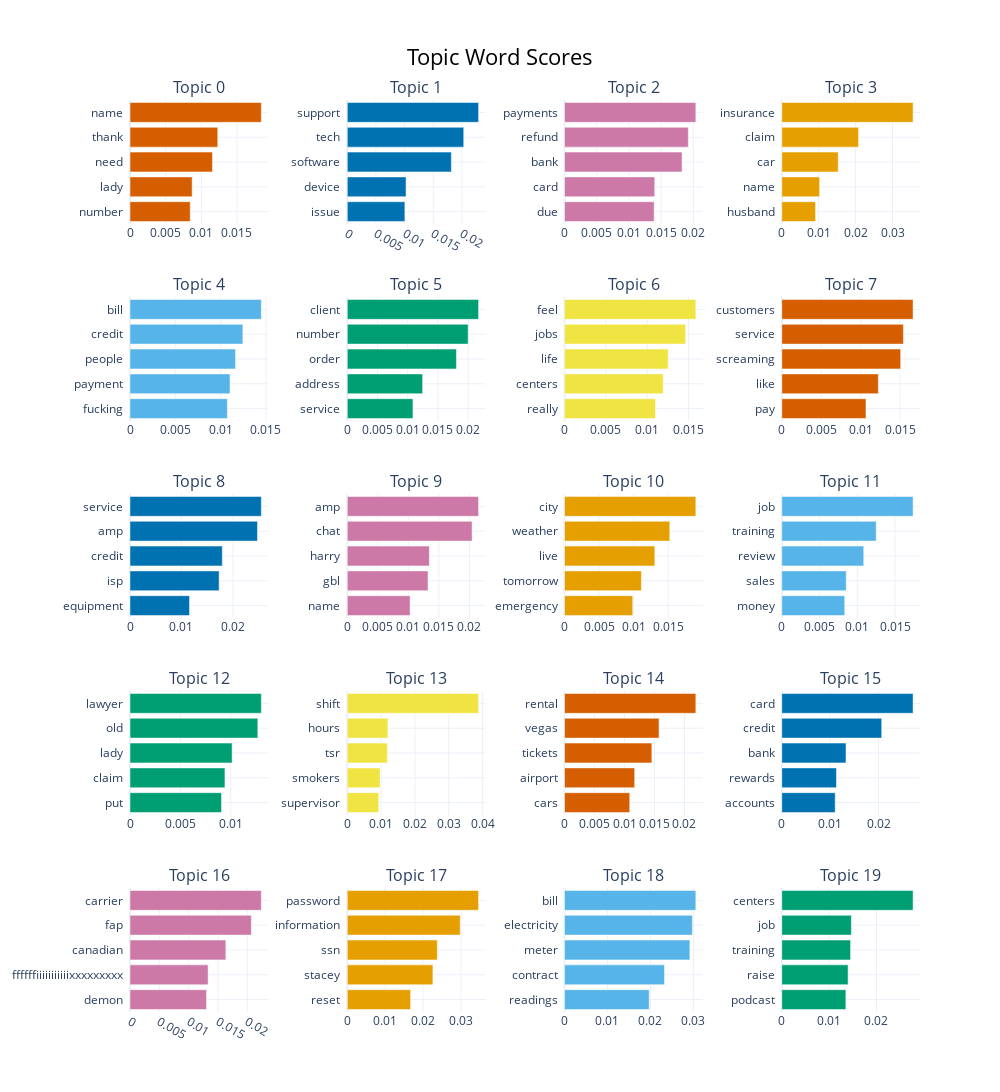

The notebook cell saved with this chart:
### Markdown cell above
#### Take a look at the top 20 topics

### Code cell
model.visualize_barchart(top_n_topics=20, n_words=5)

### Figure 1 — Plotly figure (JSON) as saved in the notebook; plotly's stock layout.template omitted (floating-point values rounded to 4 significant figures)
{"data": [{"marker": {"color": "#D55E00"}, "orientation": "h", "type": "bar", "x": [0.008444, 0.008715, 0.01157, 0.0123, 0.01841], "xaxis": "x", "y": ["number  ", "lady  ", "need  ", "thank  ", "name  "], "yaxis": "y"}, {"marker": {"color": "#0072B2"}, "orientation": "h", "type": "bar", "x": [0.01004, 0.01025, 0.01815, 0.0203, 0.02289], "xaxis": "x2", "y": ["issue  ", "device  ", "software  ", "tech  ", "support  "], "yaxis": "y2"}, {"marker": {"color": "#CC79A7"}, "orientation": "h", "type": "bar", "x": [0.01391, 0.014, 0.01825, 0.01922, 0.02038], "xaxis": "x3", "y": ["due  ", "card  ", "bank  ", "refund  ", "payments  "], "yaxis": "y3"}, {"marker": {"color": "#E69F00"}, "orientation": "h", "type": "bar", "x": [0.009157, 0.01026, 0.01529, 0.02079, 0.03557], "xaxis": "x4", "y": ["husband  ", "name  ", "car  ", "claim  ", "insurance  "], "yaxis": "y4"}, {"marker": {"color": "#56B4E9"}, "orientation": "h", "type": "bar", "x": [0.01074, 0.01104, 0.01164, 0.01245, 0.01449], "xaxis": "x5", "y": ["fucking  ", "payment  ", "people  ", "credit  ", "bill  "], "yaxis": "y5"}, {"marker": {"color": "#009E73"}, "orientation": "h", "type": "bar", "x": [0.01086, 0.01247, 0.01805, 0.01999, 0.02172], "xaxis": "x6", "y": ["service  ", "address  ", "order  ", "number  ", "client  "], "yaxis": "y6"}, {"marker": {"color": "#F0E442"}, "orientation": "h", "type": "bar", "x": [0.011, 0.01193, 0.01254, 0.01465, 0.01588], "xaxis": "x7", "y": ["really  ", "centers  ", "life  ", "jobs  ", "feel  "], "yaxis": "y7"}, {"marker": {"color": "#D55E00"}, "orientation": "h", "type": "bar", "x": [0.01067, 0.01224, 0.01507, 0.01541, 0.01664], "xaxis": "x8", "y": ["pay  ", "like  ", "screaming  ", "service  ", "customers  "], "yaxis": "y8"}, {"marker": {"color": "#0072B2"}, "orientation": "h", "type": "bar", "x": [0.01156, 0.01731, 0.01793, 0.02476, 0.02551], "xaxis": "x9", "y": ["equipment  ", "isp  ", "credit  ", "amp  ", "service  "], "yaxis": "y9"}, {"marker": {"color": "#CC79A7"}, "orientation": "h", "type": "bar", "x": [0.01029, 0.01322, 0.01344, 0.02043, 0.0215], "xaxis": "x10", "y": ["name  ", "gbl  ", "harry  ", "chat  ", "amp  "], "yaxis": "y10"}, {"marker": {"color": "#E69F00"}, "orientation": "h", "type": "bar", "x": [0.009871, 0.01112, 0.01307, 0.01523, 0.019], "xaxis": "x11", "y": ["emergency  ", "tomorrow  ", "live  ", "weather  ", "city  "], "yaxis": "y11"}, {"marker": {"color": "#56B4E9"}, "orientation": "h", "type": "bar", "x": [0.00834, 0.00854, 0.01086, 0.0125, 0.01739], "xaxis": "x12", "y": ["money  ", "sales  ", "review  ", "training  ", "job  "], "yaxis": "y12"}, {"marker": {"color": "#009E73"}, "orientation": "h", "type": "bar", "x": [0.009079, 0.009423, 0.01013, 0.01268, 0.01303], "xaxis": "x13", "y": ["put  ", "claim  ", "lady  ", "old  ", "lawyer  "], "yaxis": "y13"}, {"marker": {"color": "#F0E442"}, "orientation": "h", "type": "bar", "x": [0.009304, 0.009694, 0.01187, 0.01202, 0.0388], "xaxis": "x14", "y": ["supervisor  ", "smokers  ", "tsr  ", "hours  ", "shift  "], "yaxis": "y14"}, {"marker": {"color": "#D55E00"}, "orientation": "h", "type": "bar", "x": [0.01087, 0.01169, 0.01456, 0.01576, 0.02189], "xaxis": "x15", "y": ["cars  ", "airport  ", "tickets  ", "vegas  ", "rental  "], "yaxis": "y15"}, {"marker": {"color": "#0072B2"}, "orientation": "h", "type": "bar", "x": [0.01104, 0.0113, 0.01328, 0.02065, 0.02713], "xaxis": "x16", "y": ["accounts  ", "rewards  ", "bank  ", "credit  ", "card  "], "yaxis": "y16"}, {"marker": {"color": "#CC79A7"}, "orientation": "h", "type": "bar", "x": [0.01304, 0.01331, 0.01633, 0.02068, 0.02238], "xaxis": "x17", "y": ["demon  ", "ffffffiiiiiiiiiiixxxxxxxxx  ", "canadian  ", "fap  ", "carrier  "], "yaxis": "y17"}, {"marker": {"color": "#E69F00"}, "orientation": "h", "type": "bar", "x": [0.0167, 0.02259, 0.02374, 0.02979, 0.03464], "xaxis": "x18", "y": ["reset  ", "stacey  ", "ssn  ", "information  ", "password  "], "yaxis": "y18"}, {"marker": {"color": "#56B4E9"}, "orientation": "h", "type": "bar", "x": [0.01972, 0.02329, 0.02919, 0.02978, 0.03058], "xaxis": "x19", "y": ["readings  ", "contract  ", "meter  ", "electricity  ", "bill  "], "yaxis": "y19"}, {"marker": {"color": "#009E73"}, "orientation": "h", "type": "bar", "x": [0.01354, 0.01401, 0.01453, 0.0147, 0.02773], "xaxis": "x20", "y": ["podcast  ", "raise  ", "training  ", "job  ", "centers  "], "yaxis": "y20"}], "layout": {"annotations": [{"font": {"size": 16}, "showarrow": false, "text": "Topic 0", "x": 0.0875, "xanchor": "center", "xref": "paper", "y": 1.0, "yanchor": "bottom", "yref": "paper"}, {"font": {"size": 16}, "showarrow": false, "text": "Topic 1", "x": 0.3625, "xanchor": "center", "xref": "paper", "y": 1.0, "yanchor": "bottom", "yref": "paper"}, {"font": {"size": 16}, "showarrow": false, "text": "Topic 2", "x": 0.6375, "xanchor": "center", "xref": "paper", "y": 1.0, "yanchor": "bottom", "yref": "paper"}, {"font": {"size": 16}, "showarrow": false, "text": "Topic 3", "x": 0.9125, "xanchor": "center", "xref": "paper", "y": 1.0, "yanchor": "bottom", "yref": "paper"}, {"font": {"size": 16}, "showarrow": false, "text": "Topic 4", "x": 0.0875, "xanchor": "center", "xref": "paper", "y": 0.784, "yanchor": "bottom", "yref": "paper"}, {"font": {"size": 16}, "showarrow": false, "text": "Topic 5", "x": 0.3625, "xanchor": "center", "xref": "paper", "y": 0.784, "yanchor": "bottom", "yref": "paper"}, {"font": {"size": 16}, "showarrow": false, "text": "Topic 6", "x": 0.6375, "xanchor": "center", "xref": "paper", "y": 0.784, "yanchor": "bottom", "yref": "paper"}, {"font": {"size": 16}, "showarrow": false, "text": "Topic 7", "x": 0.9125, "xanchor": "center", "xref": "paper", "y": 0.784, "yanchor": "bottom", "yref": "paper"}, {"font": {"size": 16}, "showarrow": false, "text": "Topic 8", "x": 0.0875, "xanchor": "center", "xref": "paper", "y": 0.568, "yanchor": "bottom", "yref": "paper"}, {"font": {"size": 16}, "showarrow": false, "text": "Topic 9", "x": 0.3625, "xanchor": "center", "xref": "paper", "y": 0.568, "yanchor": "bottom", "yref": "paper"}, {"font": {"size": 16}, "showarrow": false, "text": "Topic 10", "x": 0.6375, "xanchor": "center", "xref": "paper", "y": 0.568, "yanchor": "bottom", "yref": "paper"}, {"font": {"size": 16}, "showarrow": false, "text": "Topic 11", "x": 0.9125, "xanchor": "center", "xref": "paper", "y": 0.568, "yanchor": "bottom", "yref": "paper"}, {"font": {"size": 16}, "showarrow": false, "text": "Topic 12", "x": 0.0875, "xanchor": "center", "xref": "paper", "y": 0.352, "yanchor": "bottom", "yref": "paper"}, {"font": {"size": 16}, "showarrow": false, "text": "Topic 13", "x": 0.3625, "xanchor": "center", "xref": "paper", "y": 0.352, "yanchor": "bottom", "yref": "paper"}, {"font": {"size": 16}, "showarrow": false, "text": "Topic 14", "x": 0.6375, "xanchor": "center", "xref": "paper", "y": 0.352, "yanchor": "bottom", "yref": "paper"}, {"font": {"size": 16}, "showarrow": false, "text": "Topic 15", "x": 0.9125, "xanchor": "center", "xref": "paper", "y": 0.352, "yanchor": "bottom", "yref": "paper"}, {"font": {"size": 16}, "showarrow": false, "text": "Topic 16", "x": 0.0875, "xanchor": "center", "xref": "paper", "y": 0.136, "yanchor": "bottom", "yref": "paper"}, {"font": {"size": 16}, "showarrow": false, "text": "Topic 17", "x": 0.3625, "xanchor": "center", "xref": "paper", "y": 0.136, "yanchor": "bottom", "yref": "paper"}, {"font": {"size": 16}, "showarrow": false, "text": "Topic 18", "x": 0.6375, "xanchor": "center", "xref": "paper", "y": 0.136, "yanchor": "bottom", "yref": "paper"}, {"font": {"size": 16}, "showarrow": false, "text": "Topic 19", "x": 0.9125, "xanchor": "center", "xref": "paper", "y": 0.136, "yanchor": "bottom", "yref": "paper"}], "height": 1250, "hoverlabel": {"bgcolor": "white", "font": {"family": "Rockwell", "size": 16}}, "showlegend": false, "title": {"font": {"color": "Black", "size": 22}, "text": "Topic Word Scores", "x": 0.5, "xanchor": "center", "yanchor": "top"}, "width": 1000, "xaxis": {"anchor": "y", "domain": [0, 0.175], "showgrid": true}, "xaxis10": {"anchor": "y10", "domain": [0.275, 0.45], "showgrid": true}, "xaxis11": {"anchor": "y11", "domain": [0.55, 0.725], "showgrid": true}, "xaxis12": {"anchor": "y12", "domain": [0.825, 1], "showgrid": true}, "xaxis13": {"anchor": "y13", "domain": [0, 0.175], "showgrid": true}, "xaxis14": {"anchor": "y14", "domain": [0.275, 0.45], "showgrid": true}, "xaxis15": {"anchor": "y15", "domain": [0.55, 0.725], "showgrid": true}, "xaxis16": {"anchor": "y16", "domain": [0.825, 1], "showgrid": true}, "xaxis17": {"anchor": "y17", "domain": [0, 0.175], "showgrid": true}, "xaxis18": {"anchor": "y18", "domain": [0.275, 0.45], "showgrid": true}, "xaxis19": {"anchor": "y19", "domain": [0.55, 0.725], "showgrid": true}, "xaxis2": {"anchor": "y2", "domain": [0.275, 0.45], "showgrid": true}, "xaxis20": {"anchor": "y20", "domain": [0.825, 1], "showgrid": true}, "xaxis3": {"anchor": "y3", "domain": [0.55, 0.725], "showgrid": true}, "xaxis4": {"anchor": "y4", "domain": [0.825, 1], "showgrid": true}, "xaxis5": {"anchor": "y5", "domain": [0, 0.175], "showgrid": true}, "xaxis6": {"anchor": "y6", "domain": [0.275, 0.45], "showgrid": true}, "xaxis7": {"anchor": "y7", "domain": [0.55, 0.725], "showgrid": true}, "xaxis8": {"anchor": "y8", "domain": [0.825, 1], "showgrid": true}, "xaxis9": {"anchor": "y9", "domain": [0, 0.175], "showgrid": true}, "yaxis": {"anchor": "x", "domain": [0.864, 1.0], "showgrid": true}, "yaxis10": {"anchor": "x10", "domain": [0.432, 0.568], "showgrid": true}, "yaxis11": {"anchor": "x11", "domain": [0.432, 0.568], "showgrid": true}, "yaxis12": {"anchor": "x12", "domain": [0.432, 0.568], "showgrid": true}, "yaxis13": {"anchor": "x13", "domain": [0.216, 0.352], "showgrid": true}, "yaxis14": {"anchor": "x14", "domain": [0.216, 0.352], "showgrid": true}, "yaxis15": {"anchor": "x15", "domain": [0.216, 0.352], "showgrid": true}, "yaxis16": {"anchor": "x16", "domain": [0.216, 0.352], "showgrid": true}, "yaxis17": {"anchor": "x17", "domain": [0, 0.136], "showgrid": true}, "yaxis18": {"anchor": "x18", "domain": [0, 0.136], "showgrid": true}, "yaxis19": {"anchor": "x19", "domain": [0, 0.136], "showgrid": true}, "yaxis2": {"anchor": "x2", "domain": [0.864, 1.0], "showgrid": true}, "yaxis20": {"anchor": "x20", "domain": [0, 0.136], "showgrid": true}, "yaxis3": {"anchor": "x3", "domain": [0.864, 1.0], "showgrid": true}, "yaxis4": {"anchor": "x4", "domain": [0.864, 1.0], "showgrid": true}, "yaxis5": {"anchor": "x5", "domain": [0.648, 0.784], "showgrid": true}, "yaxis6": {"anchor": "x6", "domain": [0.648, 0.784], "showgrid": true}, "yaxis7": {"anchor": "x7", "domain": [0.648, 0.784], "showgrid": true}, "yaxis8": {"anchor": "x8", "domain": [0.648, 0.784], "showgrid": true}, "yaxis9": {"anchor": "x9", "domain": [0.432, 0.568], "showgrid": true}}}
